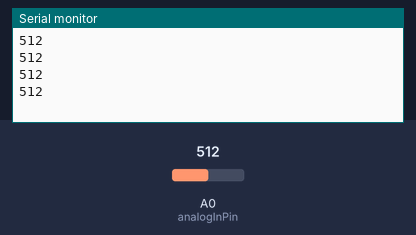
Recording of a sketch running on a simulated Arduino Uno, built with avr-gcc and run on an emulated ATmega328P. Parts: the last lines printed to the serial monitor. The test bench sets the inputs (shaded band); at power-on: A0 (analogInPin) = 512. WiFi joins after 1.5 s; servers stay silent unless stated; uploads are accepted with an empty reply.

Above: at 2.2 s.
2.3 s: A0 (analogInPin) set to 716
At 2.75 s:
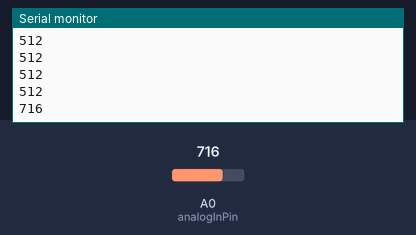
3.8 s: A0 (analogInPin) set to 900
At 4.09 s:
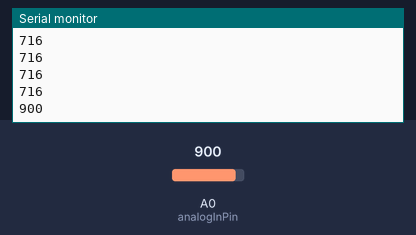
Timing chart, 0 to 6.8 s (numbered marks = the images above; inputs shaded):
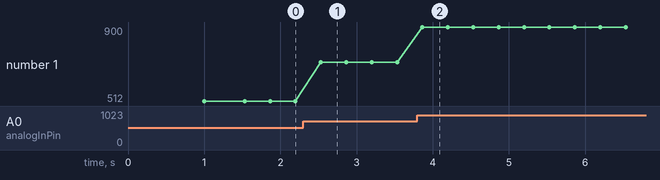

The sketch:

project.ino.ino
```cpp
#include <SPI.h>
#include <Ethernet.h>

byte mac[] = { 0xDE, 0xAD, 0xBE, 0xEF, 0xFE, 0xED };
byte ip[] = { 192, 168, 0, 177 };
byte server[] = { 54,228,42,199 };
char serverName[] = "cn-project-api.herokuapp.com";
EthernetClient client;

const int analogInPin = A0;

void sendReq(int value){
    if (client.connect(serverName, 80 )==1) {
    client.print(F("GET /sensorvalue?value="));
    client.print(value);
    client.println(F(" HTTP/1.0"));
    client.println(F("Host: cn-project-api.herokuapp.com"));
    client.println();
  } else {
    Serial.println("connection failed");
  }

  while(client.connected() && !client.available()) delay(1); //waits for data
  while (client.connected() || client.available())
  { //connected or data available
    char c = client.read();
  }
  Serial.println();
  client.stop();

}

void setup() {
  // put your setup code here, to run once:
  Ethernet.begin(mac, ip);
  Serial.begin(9600);

  delay(1000);


}

void loop() {
  // put your main code here, to run repeatedly:
  int sensorValue = analogRead(analogInPin);
  Serial.println(sensorValue);
  sendReq(sensorValue);

  delay(30);
}
```

Measured:
- after the input at 2.3 s, the serial monitor: prints a new line after 0.23 s (image 1)
- after the input at 3.8 s, the serial monitor: prints a new line after 0.07 s (image 2)
- plotted number 1: 512 → 716 after the input at 2.3 s, 716 → 900 after the input at 3.8 s
